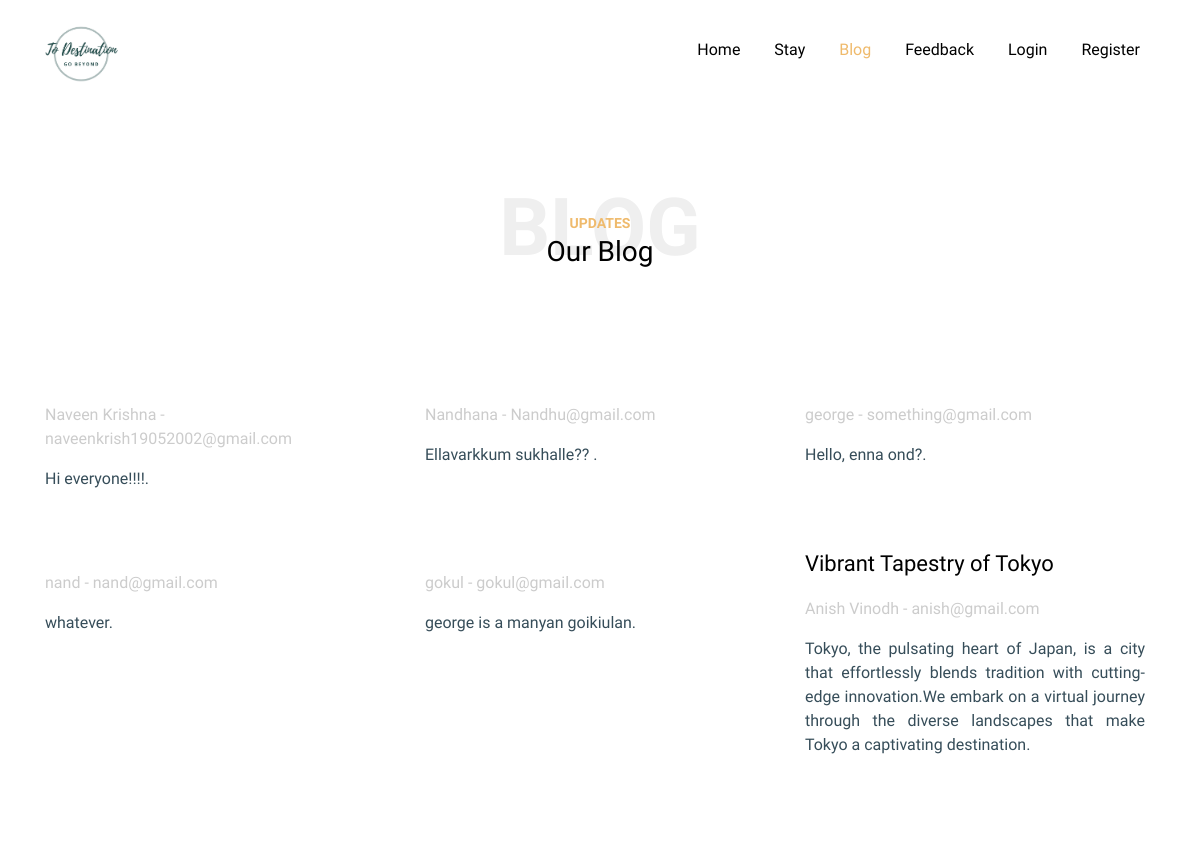
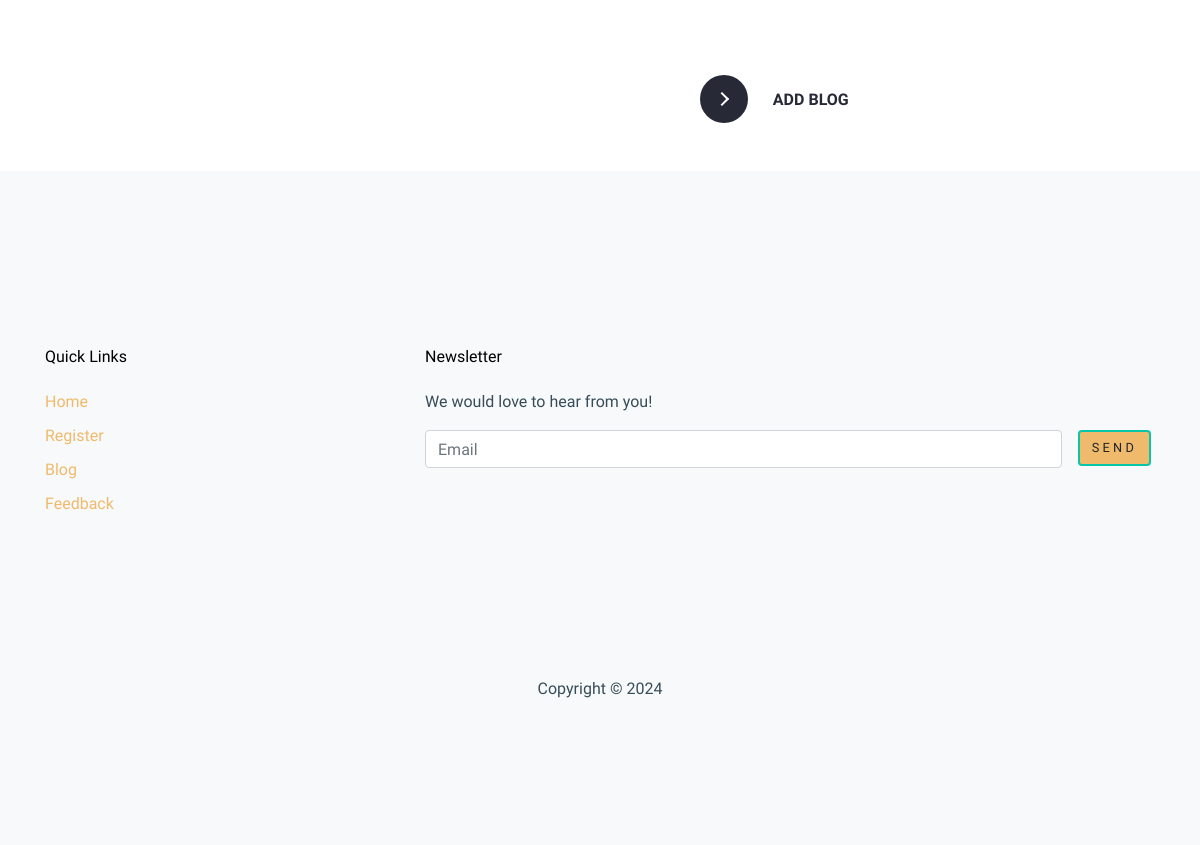
/Blog, run on an earlier commit of the app's database (2 pictures, top to bottom).
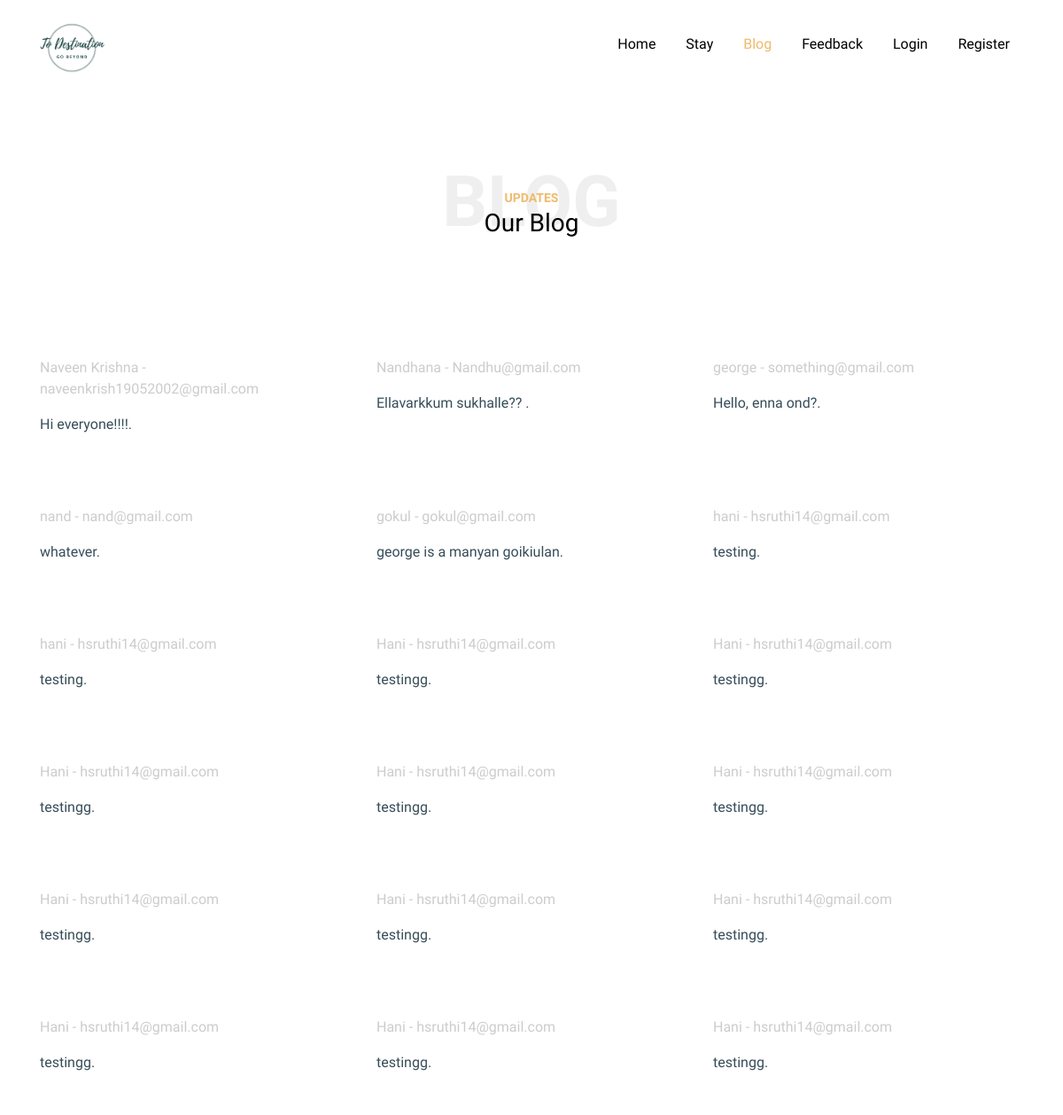
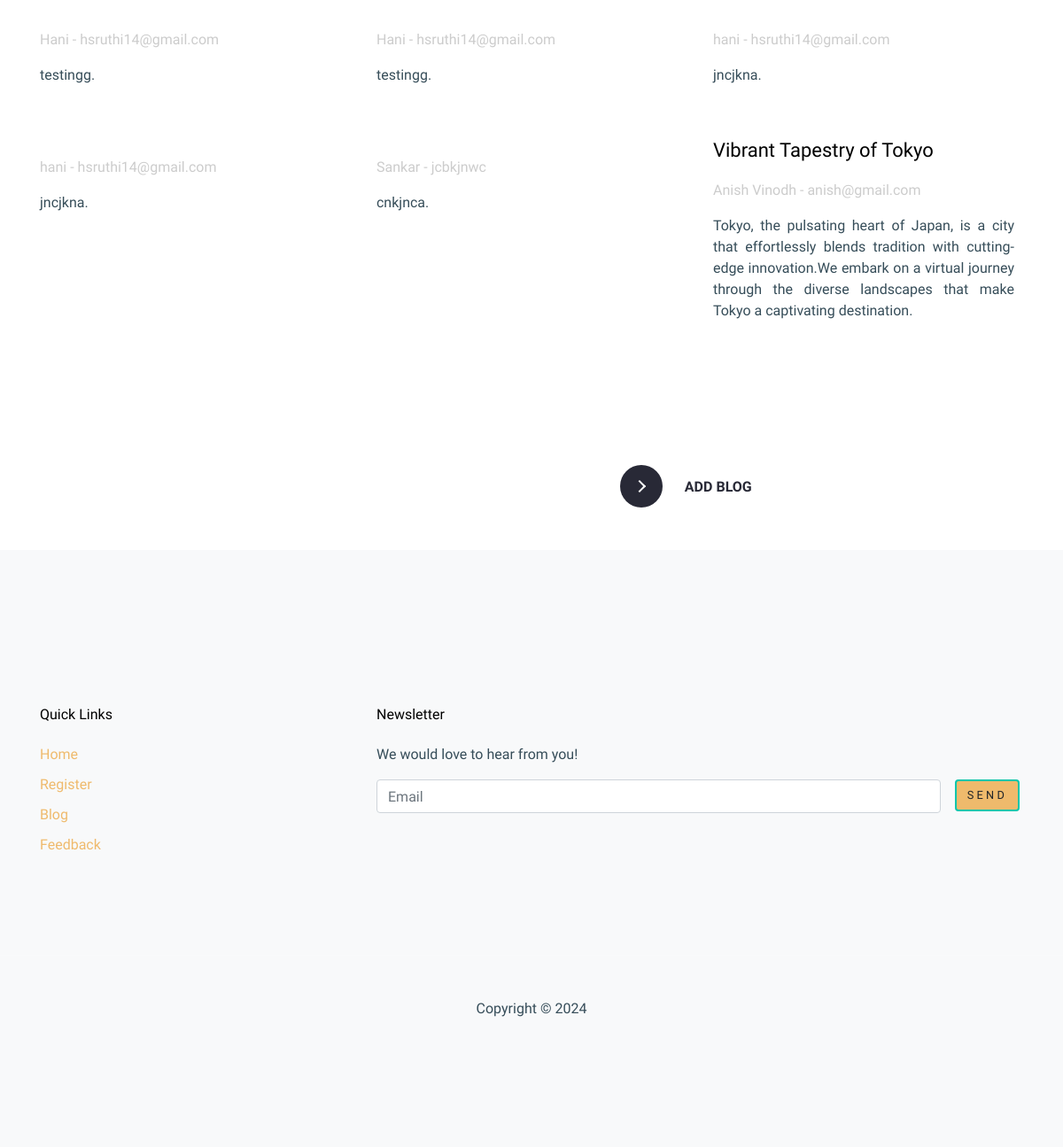
And on a later commit of the database (2 pictures, top to bottom).
### users/models.py (models this page shows, shortened)
class blog(models.Model):
    username = models.CharField(blank=False,max_length=50)
    email = models.EmailField(blank=False,max_length=200)
    message = models.TextField(blank=False,max_length=250)
    title = models.CharField(blank=False,max_length=500)

### users/views.py (the view)
# urls.py: path('Blog', views.Blog, name="Blog"),
def Blog(request):
    blg = blog.objects.all()
    return render(request, 'users/blog.html', {'blog':blg})

### templates/users/blog.html (shortened to what this page needs)
{% extends 'bases/userbase.html' %}
{% load static %}
{% block content %}
<link rel="stylesheet" href="{% static 'users/css/style.css' %}">
<link rel="stylesheet" href="{% static 'users/fonts/icomoon/style.css' %}">
<link rel="stylesheet" href="{% static 'users/css/bootstrap.min.css' %}">
<header class="site-navbar site-navbar-target" role="banner">
  <div class="container">
    <div class="row align-items-center position-relative">
      <div class="col-3 ">
        <div class="site-logo">
          <a href="index " class="font-weight-bold">
            <img src="{% static 'users/images/Blue Coming Soon Banner Landscape (1).jpg' %}" alt="Image"
              class="img-fluid">
          </a>
        </div>
      </div>
      <div class="col-9  text-right">
        <nav class="site-navigation text-right ml-auto d-none d-lg-block" role="navigation">
          <ul class="site-menu main-menu js-clone-nav ml-auto ">
            <li><a href="{% url 'index' %}" class="nav-link"
                style="font-family : Work Sans, sans-serif; font-size: 16px; font-weight :300;">Home</a></li>
            <li><a href="trip" class="nav-link">Stay</a></li>
            <li><a href="Blog" class="nav-link active">Blog</a></li>
            <li><a href="contacts" class="nav-link">Feedback</a></li>
            {% if request.user.is_authenticated %}
            <li><a href="user_logout" class="nav-link">Logout</a></li>
            {% else %}
            <li><a href="user_login" class="nav-link">Login</a></li>
            <li><a href="register" class="nav-link">Register</a></li>
            {% endif %}
          </ul>
        </nav>
      </div>
    </div>
  </div>
</header>
<body>
  <div class="site-section">
    <div class="container">
      <div class="row justify-content-center text-center">
        <div class="col-md-10">
          <div class="heading-39101 mb-5">
            <span class="backdrop text-center">Blog</span>
            <span class="subtitle-39191" style="font: size 40px;">Updates</span>
            <h3 styles="font-size: 2rem;">Our Blog</h3>
            <br><br>
          </div>
        </div>
      </div>
        <div class="row">
          {% for i in blog %}
        <div class="col-lg-4 mb-4">
          <div class="post-entry-1 h-100">
            <div class="post-entry-1-contents" style="padding-right: 0px; padding-left: 0px; padding-bottom: 10px; padding-top: 10px; margin-right: 10px;">
              <span class="meta d-inline-block mb-3">{{ i.username }} - {{ i.email }}</span>
              <p style="text-align: justify;">{{i.message}}.</p>
            </div>
          </div>
        </div>
        {% endfor %}
      <div class="col-lg-4 mb-4">
        <div class="post-entry-1 h-100">
          <div class="post-entry-1-contents" style="padding-right: 0px; padding-left: 0px; padding-bottom: 10px; padding-top: 10px; margin-right: 10px;">
            <h2>Vibrant Tapestry of Tokyo</h2>
            <span class="meta d-inline-block mb-3">Anish Vinodh - anish@gmail.com</span>
            <p style="text-align: justify;">Tokyo, the pulsating heart of Japan, is a city that effortlessly blends tradition with cutting-edge innovation.We embark on a virtual journey through the diverse landscapes that make Tokyo a captivating destination.</p>
          </div>
        </div>
      </div>
    </div>
  </div>
</div>
  </div>
<button class="learn-more" style="left:700px;">
    <a href="form">
  <span class="circle" aria-hidden="true">
  <span class="icon arrow"></span>
  </span>
    <span class="button-text">Add Blog</span>
    </a>
</button>
<br><br><br>
</body>
{% endblock content %}

### templates/bases/userbase.html (shortened to what this page needs)
{% load static %}
<!doctype html>
<html lang="en">
<head>
  <link rel="stylesheet" href="{% static 'users/fonts/icomoon/style.css' %}">
  <link rel="stylesheet" href="{% static 'users/css/bootstrap.min.css' %}">
  <link rel="stylesheet" href="{% static 'users/css/bootstrap-datepicker.css' %}">
  <link rel="stylesheet" href="{% static 'users/css/jquery.fancybox.min.css' %}">
  <link rel="stylesheet" href="{% static 'users/css/owl.carousel.min.css' %}">
  <link rel="stylesheet" href="{% static 'users/css/owl.theme.default.min.css' %}">
  <link rel="stylesheet" href="{% static 'users/fonts/flaticon/font/flaticon.css' %}">
  <link rel="stylesheet" href="{% static 'users/css/aos.css' %}">
  <link rel="stylesheet" href="{% static 'css/style.css' %}">
  <link rel="stylesheet" href="{% static 'fonts/icomoon/style.css' %}">
  <link rel="stylesheet" href="{% static 'css/bootstrap.min.css' %}">
  <link rel="stylesheet" href="{% static 'users/css/style.css' %}">
</head>
<body data-spy="scroll" data-target=".site-navbar-target" data-offset="300">
  <div class="site-wrap" id="home-section">
    {% block content %}
    {% endblock content %}
    <footer class="site-footer bg-light" style="font-family:Work Sans, sans-serif; font-size: 16px;font-weight: 300;"><br><br>
      <div class="container">
        <div class="row">
          <div class="col-lg-3">
            <h2 class="footer-heading mb-4" style="font-family:Work Sans, sans-serif;font-size: 16px;font-weight:500;">Quick Links</h2>
            <ul class="list-unstyled">
              <li><a href="index">Home</a></li>
              <li><a href="register">Register</a></li>
              <li><a href="Blog">Blog</a></li>
              <li><a href="contacts">Feedback</a></li>
            </ul>
          </div>
          <div class="col-lg-8 ml-auto">
            <h2 class="footer-heading mb-4" style="font-family:Work Sans, sans-serif;font-size: 16px;font-weight:500;">Newsletter</h2>
            <p>We would love to hear from you!</p>
            <form action="#" class="d-flex" class="subscribe">
              <input type="text" class="form-control mr-3" placeholder="Email">
              <input type="submit" value="Send" class="btn btn-primary" style="font-family:Work Sans, sans-serif;font-feature-settings:normal;font-kerning: auto;font-optical-sizing:auto;font-size: 12.8px;">
            </form>
          </div>
        </div>
      </div>
      <div class="row pt-5 mt-5 text-center">
        <div class="col-md-12">
          <div class="border-top pt-5">
            <p>
              Copyright &copy;
            </p>
          </div>
        </div>
      </div>
</body>
</html>

### static/booking/css/style.css (style rules this page uses)
body { font-family: "Lato", Arial, sans-serif; font-weight: 400; font-size: 16px; line-height: 1.7; color: #777; background: #fff; }
a { color: #09C6AB; -webkit-transition: 0.5s; -o-transition: 0.5s; transition: 0.5s; }
p { margin-bottom: 20px; }
h1, h2, h3, h4, h5, h6, figure { color: #000; font-family: "Lato", Arial, sans-serif; font-weight: 400; margin: 0 0 20px 0; }
.btn { margin-right: 4px; margin-bottom: 4px; font-family: "Lato", Arial, sans-serif; font-size: 16px; font-weight: 400; -webkit-border-radius: 4px; -moz-border-radius: 4px; -ms-border-radius: 4px; border-radius: 4px; -webkit-transition: 0.5s; -o-transition: 0.5s; transition: 0.5s; padding: 8px 30px; }
.btn-primary { background: #09C6AB; color: #fff; border: 2px solid #09C6AB !important; }
.form-control { box-shadow: none; background: transparent; border: 2px solid rgba(0, 0, 0, 0.1); height: 46px; font-size: 16px; font-weight: 300; padding-left: 15px; padding-right: 15px; }

### static/users/css/style.css (style rules this page uses)
body { line-height: 1.7; color: #364d59 !important; font-weight: 300; font-size: 1rem; font-family: "Work Sans", sans-serif; }
a { -webkit-transition: .3s all ease; -o-transition: .3s all ease; transition: .3s all ease; text-decoration: none; }
h1, h2, h3, h4, h5, .h1, .h2, .h3, .h4, .h5 { color: #000; font-family: "Work Sans", sans-serif; }
.btn { font-size: .8rem; text-transform: uppercase; letter-spacing: .2rem; padding: 10px 20px; text-decoration: none; }
.form-control { height: 55px; background: #fff !important; font-family: "Work Sans", -apple-system, BlinkMacSystemFont, "Segoe UI", Roboto, "Helvetica Neue", Arial, "Noto Sans", sans-serif, "Apple Color Emoji", "Segoe UI Emoji", "Segoe UI Symbol", "Noto Color Emoji"; }
.site-section { padding: 2.5em 0; }
@media (min-width: 768px) { .site-section { padding: 5em 0; } }
.site-footer { padding: 4em 0; background: #efba6c; }
@media (min-width: 768px) { .site-footer { padding: 8em 0; } }
.site-footer .border-top { border-top: 1px solid rgba(255, 255, 255, 0.1) !important; }
.site-footer ul li { margin-bottom: 10px; }
.site-footer .footer-heading { font-size: 16px; }
.site-navbar { margin-bottom: 0px; z-index: 1999; top: 0; width: 100%; padding: 1rem; background: white; }
.site-navbar .site-logo { margin: 0; padding: 0; font-size: 1.7rem; }
.site-navbar .site-logo a { text-transform: uppercase; color: #fff; }
.site-navbar .site-logo a img { width: 73px; }
.site-navbar .site-navigation .site-menu { margin: 0; padding: 0; margin-bottom: 0; }
.site-navbar .site-navigation .site-menu .active { color: #efba6c !important; }
.site-navbar .site-navigation .site-menu a { text-decoration: none !important; display: inline-block; }
.site-navbar .site-navigation .site-menu > li { display: inline-block; }
.site-navbar .site-navigation .site-menu > li > a { margin-left: 15px; margin-right: 15px; padding: 20px 0px; color: #000 !important; display: inline-block; text-decoration: none !important; }
.site-mobile-menu .site-nav-wrap { padding: 0; margin: 0; list-style: none; position: relative; }
.site-mobile-menu .site-nav-wrap a { padding: 10px 20px; display: block; position: relative; color: #212529; }
.site-mobile-menu .site-nav-wrap li { position: relative; display: block; }
.site-mobile-menu .site-nav-wrap li .nav-link.active { color: #efba6c; }
.site-mobile-menu .site-nav-wrap > li { display: block; position: relative; float: left; width: 100%; }
.site-mobile-menu .site-nav-wrap > li > a { padding-left: 20px; font-size: 20px; }
.site-section { padding: 7rem 0; }
.form-control { border: none; border: 1px solid #e6e6e6; }
.bg-light { background-color: #f6f5f5 !important; }
.post-entry-1 .meta { color: #ccc; }
.post-entry-1 .post-entry-1-contents { background: #fff; padding: 20px; }
.post-entry-1 .post-entry-1-contents h2 { font-size: 22px; margin-bottom: 20px; }
.subtitle-39191 { color: #efba6c; text-transform: uppercase; font-size: 14px; font-weight: bold; }
.heading-39101 { position: relative; }
.heading-39101 .backdrop { line-height: 1; top: -20%; position: absolute; text-transform: uppercase; z-index: -1; font-weight: 900 !important; font-size: 5rem; color: #efefef; }
.heading-39101 .backdrop.text-center { left: 50%; -webkit-transform: translateX(-50%); -ms-transform: translateX(-50%); transform: translateX(-50%); }

What changed in the data, as far as the page shows it:
added blog: username "hani", email "hsruthi14@gmail.com", message "testing"
added blog: username "hani", email "hsruthi14@gmail.com", message "testing"
added blog: username "Hani", email "hsruthi14@gmail.com", message "testingg"
added blog: username "Hani", email "hsruthi14@gmail.com", message "testingg"
added blog: username "Hani", email "hsruthi14@gmail.com", message "testingg"
added blog: username "Hani", email "hsruthi14@gmail.com", message "testingg"
added blog: username "Hani", email "hsruthi14@gmail.com", message "testingg"
added blog: username "Hani", email "hsruthi14@gmail.com", message "testingg"
added blog: username "Hani", email "hsruthi14@gmail.com", message "testingg"
added blog: username "Hani", email "hsruthi14@gmail.com", message "testingg"
added blog: username "Hani", email "hsruthi14@gmail.com", message "testingg"
added blog: username "Hani", email "hsruthi14@gmail.com", message "testingg"
added blog: username "Hani", email "hsruthi14@gmail.com", message "testingg"
added blog: username "Hani", email "hsruthi14@gmail.com", message "testingg"
added blog: username "Hani", email "hsruthi14@gmail.com", message "testingg"
added blog: username "hani", email "hsruthi14@gmail.com", message "jncjkna"
added blog: username "hani", email "hsruthi14@gmail.com", message "jncjkna"
added blog: username "Sankar", email "jcbkjnwc", message "cnkjnca"
